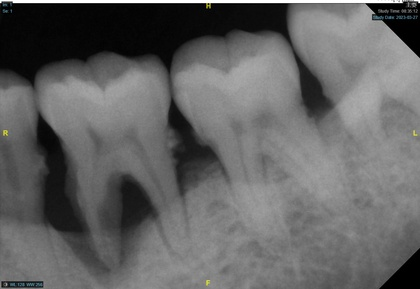
%> input picture Dataset/two_label_data_v1/origin/29.jpg, 420 x 289 px, shrunk from 1200 x 825 before the run; its folder holds only this picture in this run
$ octave GHPF_HE.m   (GNU Octave 9; MATLAB toolbox functions it lacks are replaced by stand-ins)
%> lines starting %> are read from the running program, lines starting %| are printed output that depends on the picture
%% 高斯高通濾波器+直方圖均衡化
%% 讀取資料夾下所有影像
namelist = dir("origin\*.jpg");

len = length(namelist);
for i =1:len
    file_name{i} = namelist(i).name;
    A = imread(['origin\' file_name{i}]);
%> A is the input picture: size 289x420x3 uint8; mean R, G, B 99.8, 99.9, 99.8
    %% 實現高斯高通濾波器
    A= rgb2gray(A);
%> A: size 289x420 uint8
    A = im2double(A);
%> A: size 289x420 double
    [a,b] = size(A);
%> a = 289; b = 420

    %subplot(141), imshow(A), title('(a)原圖像');

    F = fft2(A, 2*a, 2*b);
    F3 = fftshift(F);

    [a, b] = size(A);
    W = zeros(2*a, 2*b);
    D0 = 20;

    for u = 1:2*a
        for v = 1:2*b
            D_square = (u-a) * (u-a) + (v-b) * (v-b);
            W(u, v) = 1 - exp(-D_square / (2*D0*D0));
        end
    end
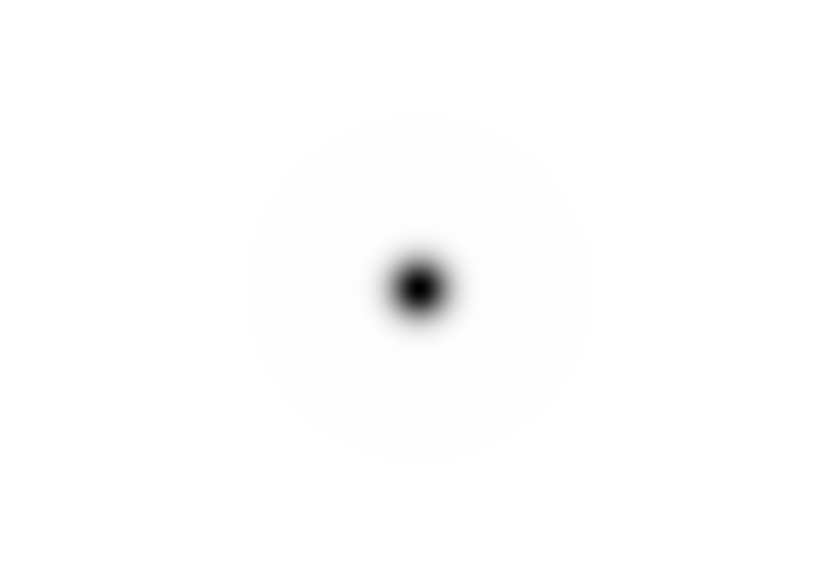
%> W: size 578x840 double; min 0, max 1, mean 0.995

    G = F3.*W;
    F4 = ifftshift(G);
    F1 = abs(ifft2(F4));
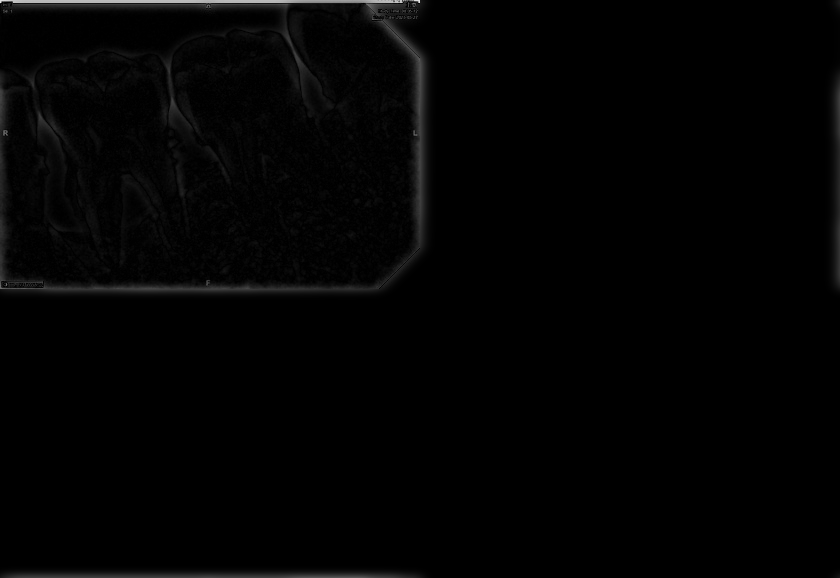
%> F1: size 578x840 double; min 0, max 0.888, mean 0.0118
    % F1 = ifft2(F4);
    %F1 = max(abs(ifft2(F4)), 0);
    F1 = F1(1:size(A, 1), 1:size(A, 2));
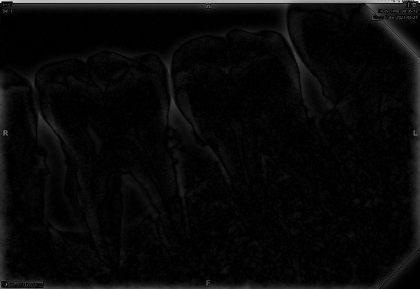
%> F1: size 289x420 double; min 2.57e-07, max 0.888, mean 0.0364
    %subplot(142), imshow(F1), title('(b)經由高通高通濾波器處理的結果');


    % 原圖像與經由高通高通濾波器處理之圖像的差值
    result = A-F1;
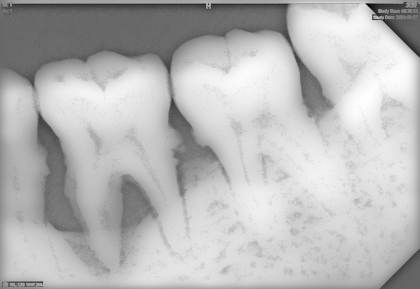
%> result: size 289x420 double; min -0.428, max 0.653, mean 0.355; drawn with min black and max white
    result = imsubtract( A,F1);
    % [9 lines of commented-out code are left out]
    I_adapt = histeq(result);
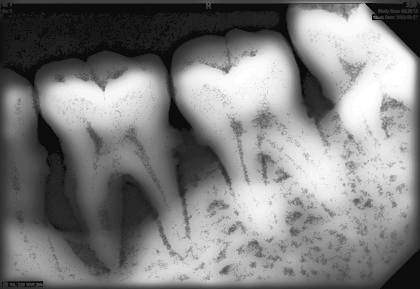
%> I_adapt: size 289x420 double; min 0.0476, max 1, mean 0.498

    %subplot(144),imshow(I_adapt),title('(d)差值的圖再進行直方圖均衡化');

    imwrite(I_adapt,['GHPF_HE\' file_name{i}])
end

$ run again, on Dataset/two_label_data_v1/origin/51.jpg
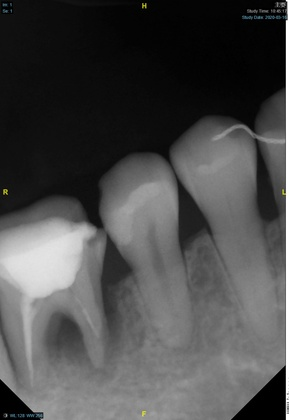
%> input picture Dataset/two_label_data_v1/origin/51.jpg, 289 x 420 px, shrunk from 825 x 1200 before the run
%> A is the input picture: size 420x289x3 uint8; mean R, G, B 75.1, 75.1, 75.1
%> after the loop `for u = 1:2*a`:
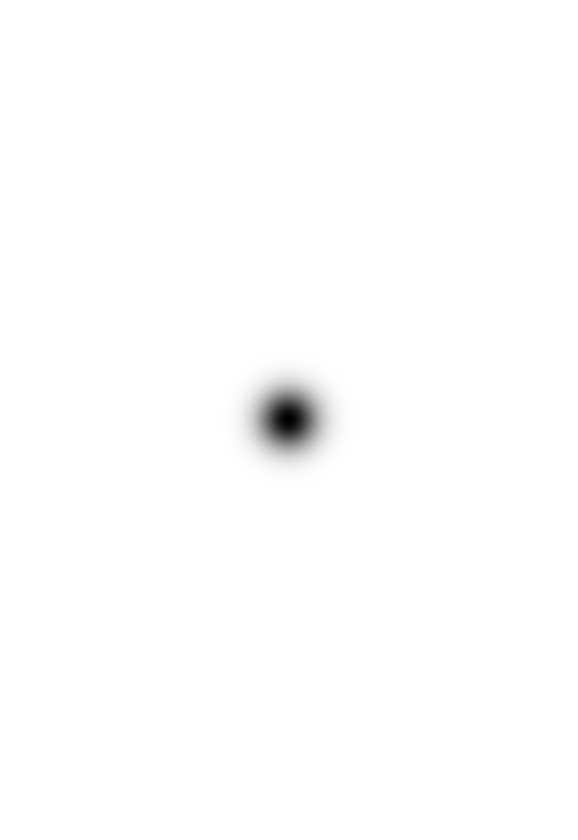
%> W: size 840x578 double; min 0, max 1, mean 0.995
%> `I_adapt = histeq(result);`:
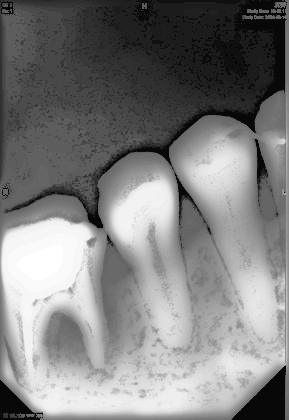
%> I_adapt: size 420x289 double; min 0.0317, max 1, mean 0.501

$ run again, on Dataset/two_label_data_v1/origin/70.jpg
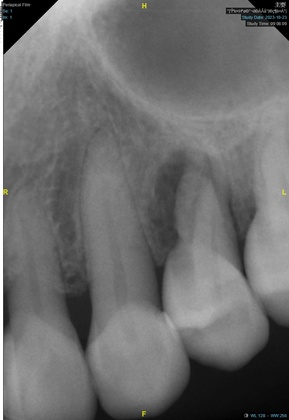
%> input picture Dataset/two_label_data_v1/origin/70.jpg, 289 x 420 px, shrunk from 825 x 1200 before the run
%> A is the input picture: size 420x289x3 uint8; mean R, G, B 108.6, 108.7, 108.6
%> after the loop `for u = 1:2*a`:
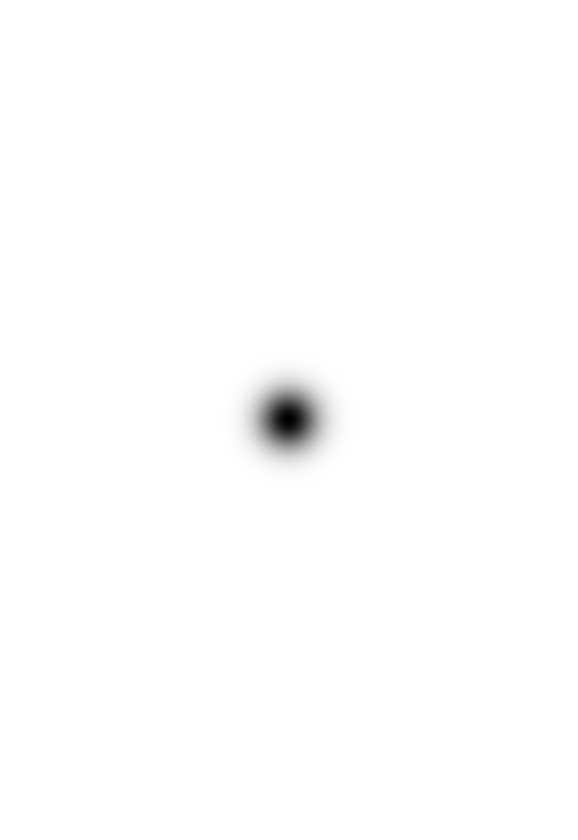
%> W: size 840x578 double; min 0, max 1, mean 0.995
%> `I_adapt = histeq(result);`:
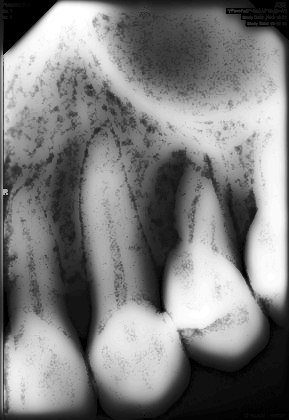
%> I_adapt: size 420x289 double; min 0, max 1, mean 0.497
